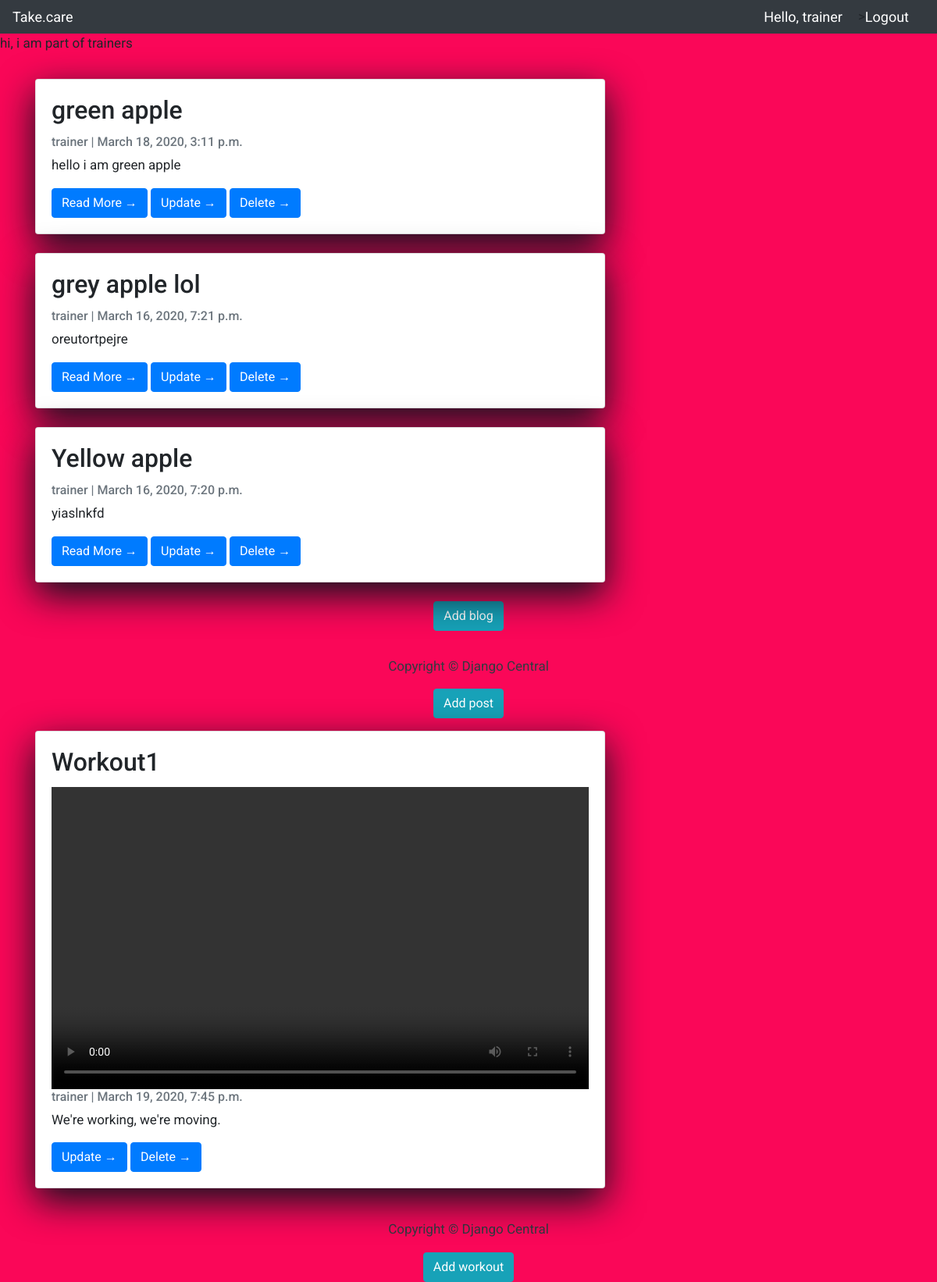
/dashboard/ (signed in), run on an earlier commit of the app's database.
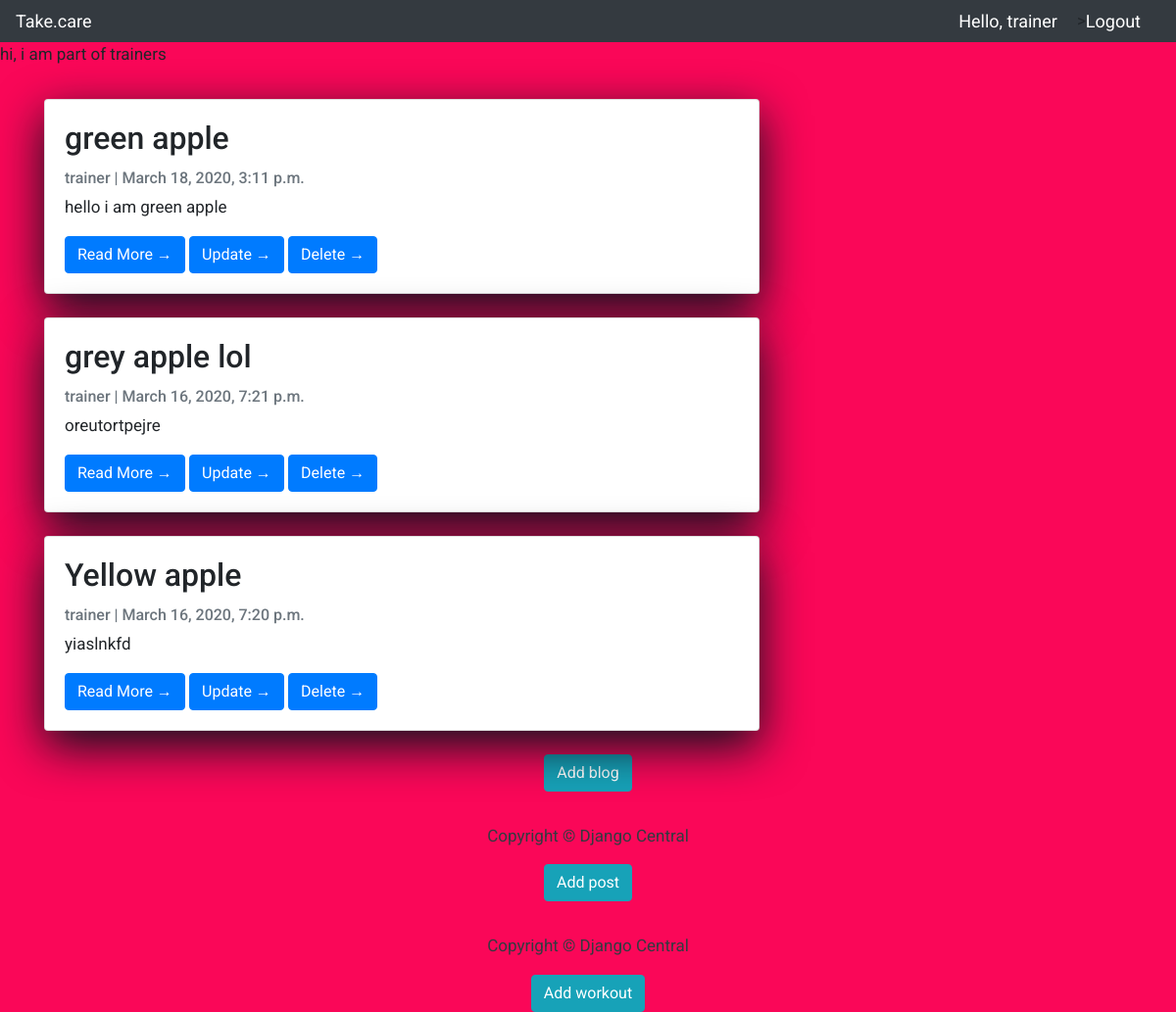
And on a later commit of the database.
### blogs/models.py (models this page shows, shortened)
class Post(models.Model):
    title = models.CharField(max_length=200, unique=True)
    slug = models.SlugField(max_length=200, unique=True)
    author = models.ForeignKey(User, on_delete= models.CASCADE,related_name='blog_posts')
    updated_on = models.DateTimeField(auto_now= True)
    content = models.TextField()
    created_on = models.DateTimeField(auto_now_add=True)
    status = models.IntegerField(choices=STATUS, default=0)
    likes = GenericRelation(Like,related_query_name="post_likes")
    class Meta:
        ordering = ['-created_on']

### workout/models.py (models this page shows, shortened)
class Workout(models.Model):
    titlevid = models.CharField(max_length=200, unique=True)
    videofile = models.FileField(upload_to='', null=True, verbose_name="")
    caption = models.CharField(max_length=140,unique=False,default='caption')
    slug = models.SlugField(max_length=200, unique=True)
    author = models.ForeignKey(User, on_delete= models.CASCADE,related_name='workout_workouts')
    created_on = models.DateTimeField(auto_now_add=True)
    status = models.IntegerField(choices=STATUS, default=0)
    class Meta:
        ordering = ['-created_on']

### feed/views.py (the view)
# urls.py: path('dashboard/',views.dashboard, name = 'dashboard'),
@login_required(login_url='login')
def dashboard(request):
    user = request.user
    group = request.user.groups.all()[0].name
    x = 'dashboard.html'
    post_list = Post.objects.filter(author=request.user)
    workout_list = Workout.objects.filter(author=request.user)
    picture_list = Picture.objects.filter(author=request.user)
    cw=[]
    for j in workout_list:
        cw += list(WComment.objects.all().filter(workout = j))
    pc=[]
    for j in picture_list:
        pc += list(PComment.objects.all().filter(picture = j))
    context = {
        'groupname': group ,
        'object_list' : post_list,
        'workouts' : workout_list,
        'comments' : cw,
        'pictures' : picture_list,
        'piccomments' : pc,
        }
    return render(request,x,context)

### feed/templates/dashboard.html (shortened to what this page needs)
{% extends 'main.html' %}
{% block content %}
{% block bio %}
<p>hi, i am part of {{ groupname }}</p>
{% endblock bio %}
{% if groupname == "trainers" %}
    {% block userblogs %}
        {% include 'yourposts.html' %}
    {% endblock userblogs %}
    <div class="text-center">
        <a class="btn btn-info" href = "{% url 'addpost' %}">Add blog</a>
    </div>
    {% block pictures %}
        {% include 'displaypic.html' %}
    {% endblock pictures %}
    <div class="text-center">
        <a class="btn btn-info" href = "{% url 'addpicture' %}">Add post</a>
    </div>
    {% block workouts %}
        {% include 'display.html' %}
    {% endblock workouts %}
    <div class="text-center">
        <a class="btn btn-info" href = "{% url 'addworkout' %}">Add workout</a>
    </div>
{% endif %}
{% endblock content %}

### feed/templates/main.html (shortened to what this page needs)
<html>
    <head>
        <link rel="stylesheet" href="https://stackpath.bootstrapcdn.com/bootstrap/4.1.3/css/bootstrap.min.css">
        <link rel="stylesheet" href="https://use.fontawesome.com/releases/v5.5.0/css/all.css">
        <link rel="stylesheet" href="https://stackpath.bootstrapcdn.com/bootstrap/4.3.1/css/bootstrap.min.css">
        <link rel="stylesheet" href="https://maxcdn.bootstrapcdn.com/bootstrap/4.0.0/css/bootstrap.min.css"
 />
    </head>
    <body>
        {% include 'navbar.html' %}
        {% block content %}
        {% endblock %}
    </body>
</html>

### feed/templates/navbar.html (shortened to what this page needs)
<nav class="navbar navbar-expand-lg navbar-dark bg-dark">
  <span ><a  class="hello-msg" href="{% url 'start-page' %}">Take.care</a></span>
  <span class="hello-msg">Hello, {{request.user}}</span>>
  <span ><a  class="hello-msg" href="{% url 'logout' %}">Logout</a></span>
</nav>

### blogs/templates/yourposts.html (shortened to what this page needs)
{% block content %}
<div class="container">
    <div class="row">
        <div class="col-md-8 mt-3 left">
            {% for post in object_list %}
            <div class="card mb-4">
                <div class="card-body">
                    <h2 class="card-title">{{ post.title }}</h2>
                    <p class="card-text text-muted h6">{{ post.author }} | {{ post.created_on}} </p>
                    <p class="card-text">{{post.content|slice:":200" }}</p>
                    <a href="{% url 'post_detail' post.slug  %}" class="btn btn-primary">Read More &rarr;</a>
                    <a href="{% url 'post_update' post.slug  %}" class="btn btn-primary">Update &rarr;</a>
                    <a href="{% url 'post_delete' post.slug  %}" class="btn btn-primary" onclick="return confirm('Are you sure you want to delete this?')">Delete &rarr;</a>
                </div>
            </div>
            {% endfor %}
        </div>
    </div>
</div>
{%endblock%}

### posts/templates/displaypic.html (shortened to what this page needs)
{% extends 'base.html' %}
{% block content %}
<div class="container">
    <div class="row">
        <div class="col-md-8 mt-3 left">
        </div>
    </div>
</div>
{% endblock content %}

### blogs/templates/base.html (shortened to what this page needs)
<!DOCTYPE html>
<html>
    <head>
        <link rel="stylesheet" href="https://maxcdn.bootstrapcdn.com/bootstrap/4.0.0/css/bootstrap.min.css"
 />
    </head>
    <body>
        {% block content %}{% endblock content %}
        <footer class="py-3 bg-grey">
            <p class="m-0 text-dark text-center ">Copyright &copy; Django Central</p>
        </footer>
    </body>
</html>

### workout/templates/display.html (shortened to what this page needs)
{% extends 'base.html' %}
{% block content %}
<div class="container">
    <div class="row">
        <div class="col-md-8 mt-3 left">
            {% for workout in workouts %}
            <div class="card mb-4">
                <div class="card-body">
                    <h2 class="card-title">{{ workout.titlevid }}</h2>
                    <div class="embed-responsive embed-responsive-16by9">
                        <video width="320" height="240" controls>
                            <source src='/media/{{ workout.videofile }}' type="video/mp4">
                        </video>
                    </div>
                    <p class="card-text text-muted h6">{{ workout.author }} | {{ workout.created_on}} </p>
                    <p class="card-text">{{workout.caption|slice:":200" }}</p>
                    {% if user.is_authenticated and user == workout.author %}
                        <a href="{% url 'workout_update' workout.slug  %}" class="btn btn-primary">Update &rarr;</a>
                        <a href="{% url 'workout_delete' workout.slug  %}" class="btn btn-primary" onclick="return confirm('Are you sure you want to delete this?')">Delete &rarr;</a>
                    {% endif %}
                </div>
            </div>
            {% endfor %}
        </div>
    </div>
</div>
{% endblock content %}

### feed/templates/main.html (style rules this page uses)
body { background-color: rgb(250, 7, 88) !important; }

### feed/templates/navbar.html (style rules this page uses)
.hello-msg { font-size: 18px; color: #fff; margin-right: 20px; }

### blogs/templates/yourposts.html (style rules this page uses)
body { font-family: "Roboto", sans-serif; font-size: 18px; background-color: #fdfdfd; }
.card { box-shadow: 0 16px 48px rgb(9, 19, 29); }

### blogs/templates/base.html (style rules this page uses)
body { font-family: "Roboto", sans-serif; font-size: 17px; background-color: #fdfdfd; }

What changed in the data, as far as the page shows it:
removed Workout: titlevid "Workout1", author "trainer", created_on "March 19, 2020, 7:45 p.m.", caption "We're working, we're moving.", shows "Update →"
